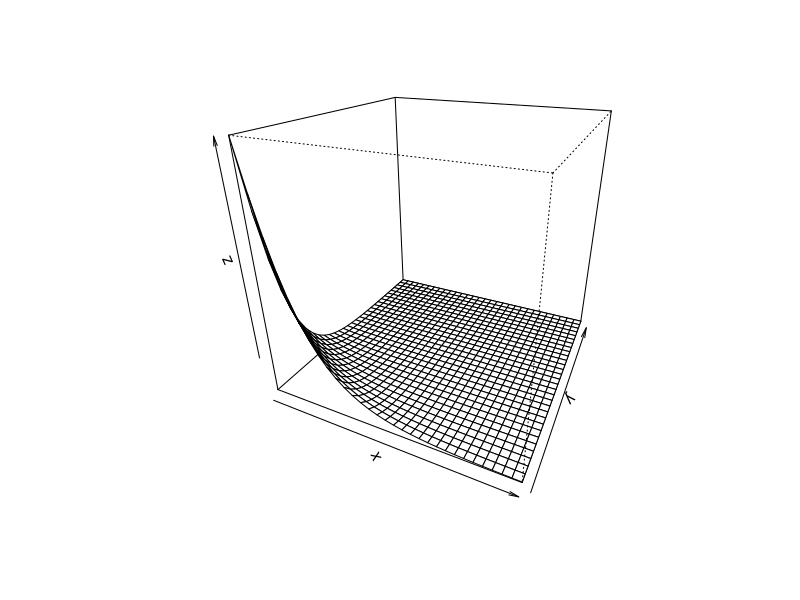
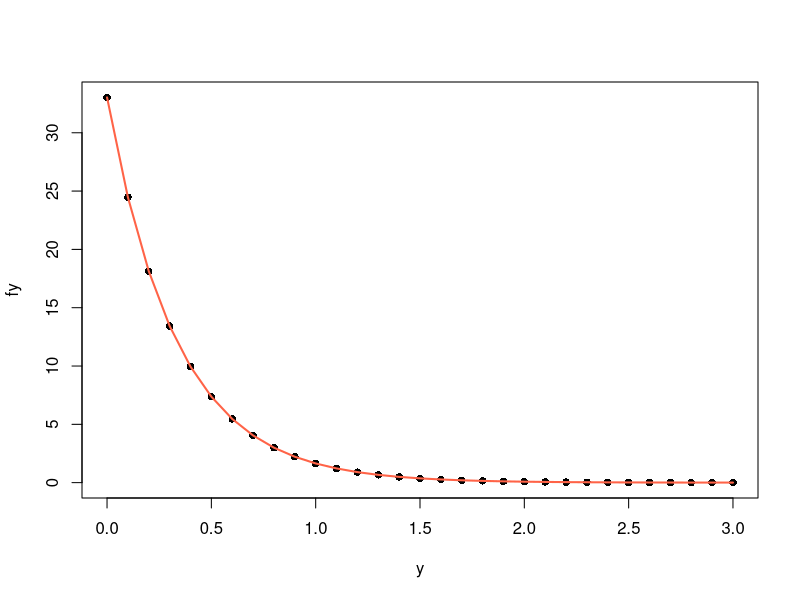
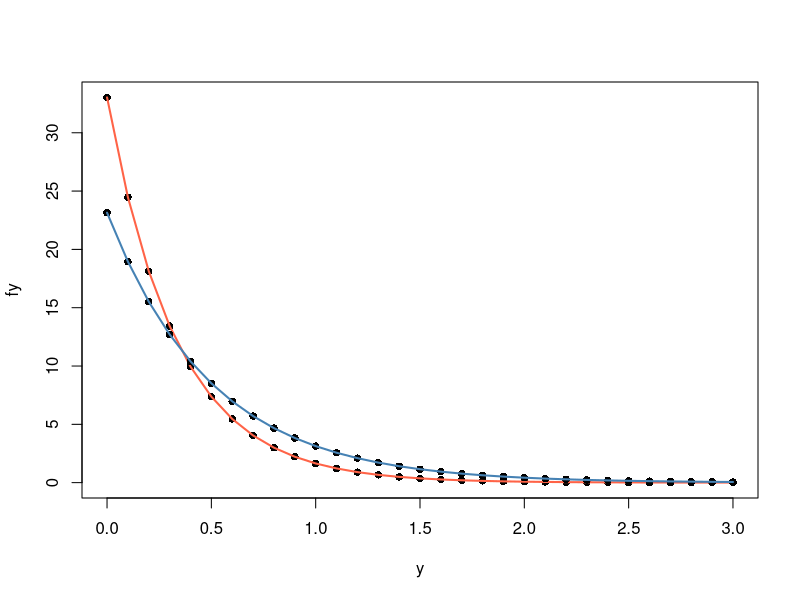
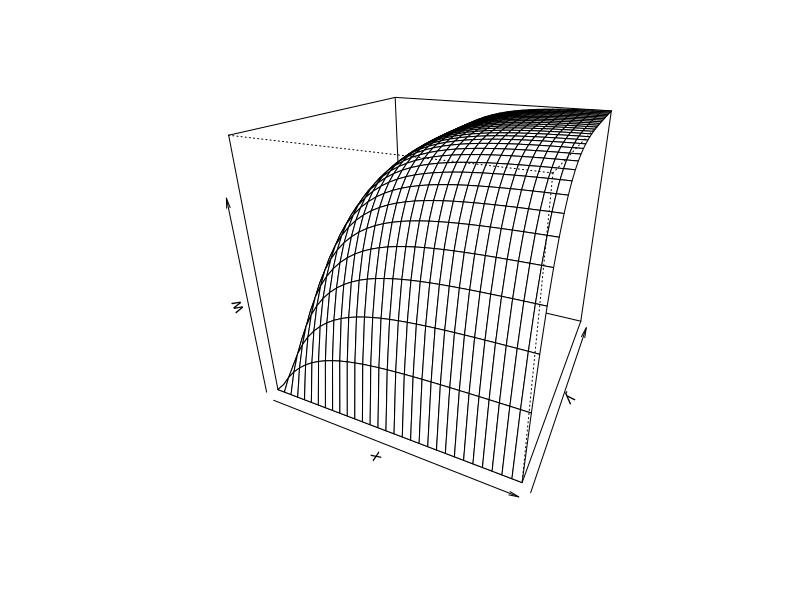
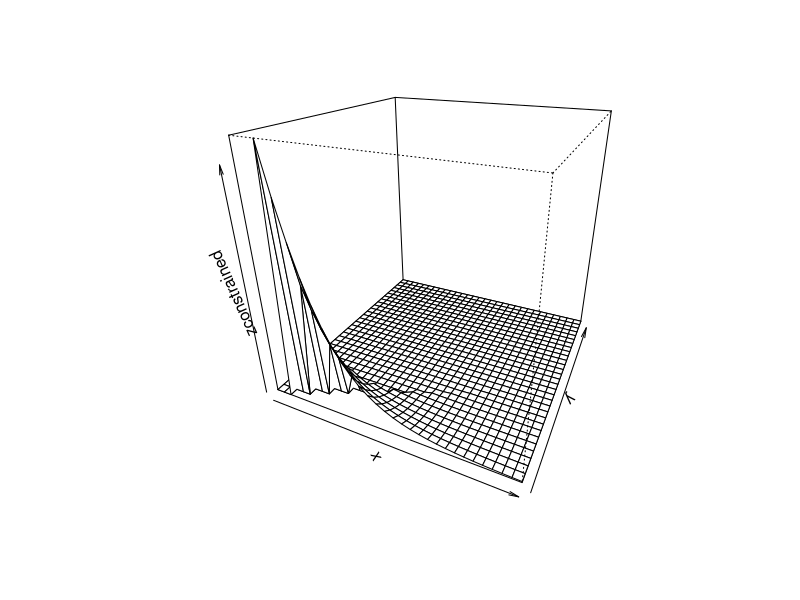

The R source for these figures, in order:
## ---- chunk 1
knitr::opts_chunk$set(echo = TRUE)
## ---- chunk 2
f <- function(x, y) {
  6 * exp(-2 * x - 3 * y)
}

dx <- .1
dy <- .1
x <- seq(0, 3, by = dx)
y <- seq(0, 3, by = dy)
z <- outer(x, y, f)
persp(x, y, z, theta = 25, phi = 25)
## ---- chunk 3
fy <- colSums(z)
plot(y, fy, pch = 16)
lines(y, fy, col = "tomato", lwd = 2)
## ---- chunk 4
fx <- rowSums(z)
plot(y, fy, pch = 16)
lines(y, fy, col = "tomato", lwd = 2)
points(x, fx, pch = 16)
lines(x, fx, col = "steelblue", lwd = 2)
## ---- chunk 5
Fxy <- function(x, y) {
  exp(-3*y - 2*x) - exp(-2*x) - exp(-3*y) + 1
}
w <- outer(x, y, Fxy)
persp(x, y, w, theta = 25, phi = 25)
## ---- chunk 6
zconstrained <- z
for(i in 1:nrow(zconstrained)) {
  for(j in floor(.5*i):ncol(zconstrained)){
    zconstrained[i, j] <- 0
  }
}
persp(x, y, zconstrained, theta = 25, phi = 25)
## ---- chunk 7
sum(zconstrained * dx * dy)
## ---- chunk 8
mean(zconstrained[zconstrained > 0])*9/4
## ---- chunk 9
n <- 1e6
x <- rexp(n, rate = 2)
y <- rexp(n, rate = 3)
mean(y<.5*x)
## ---- chunk 10
cov(x, y)
cor(x, y)
